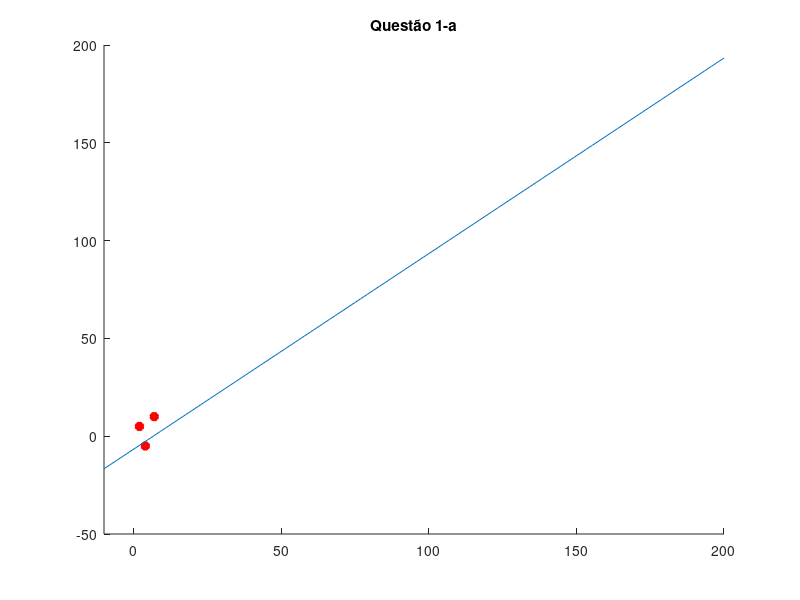

Write MATLAB code to recreate this figure.
figure
hold all
# questao 1-a
f = @(x) x - 20/3;
x = [2 4 7];
y = [5 -5 10];

plot(x(1), y(1), 'r*', 'linewidth', 4);
plot(x(2), y(2), 'r*', 'linewidth', 4);
plot(x(3), y(3), 'r*', 'linewidth', 4);
axis([-10 200]);
x = linspace(-10,200);
plot(x,f(x));
title("Questão 1-a")
hold off;




# figure
# hold all
# # questao 2
# f = @(x) 2/3 * x.^2 - 7/3 * x + 1
# x = [-1 0 2];
# y = [4 1 -1];

# plot(x(1), y(1), 'r*', 'linewidth', 4);
# plot(x(2), y(2), 'r*', 'linewidth', 4);
# plot(x(3), y(3), 'r*', 'linewidth', 4);
# axis([-10 10]);
# x = linspace(-10,10);
# plot(x,f(x));
# title("Questão 2")
# hold off;